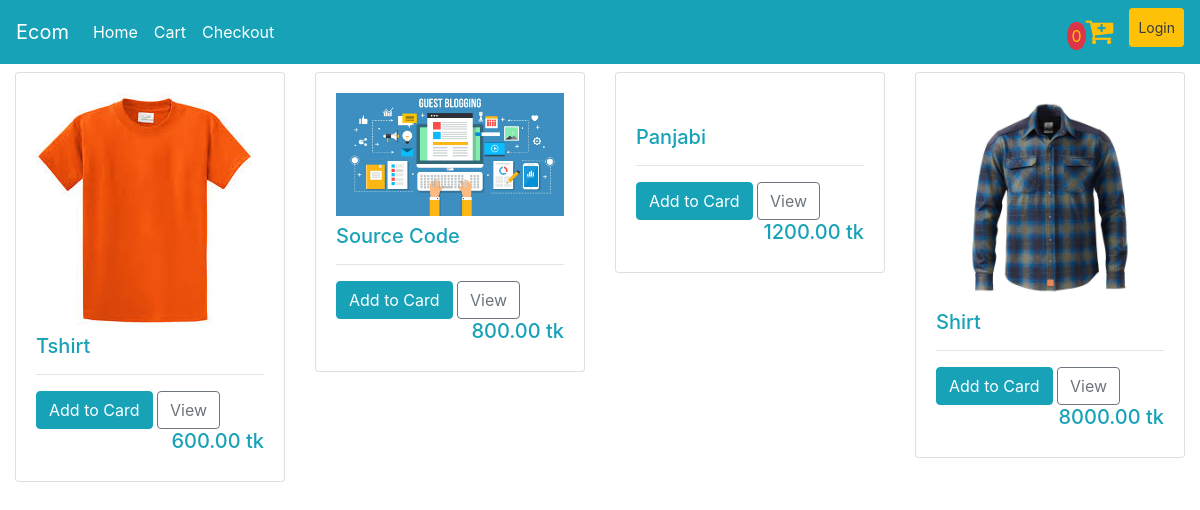
The app's page / (signed in) with its own data.
### store/models.py (models this page shows, shortened)
class Product(models.Model):
    name = models.CharField(max_length=200, null=True, blank=True)
    image = models.ImageField(upload_to='products', blank=True, null=True)
    price = models.DecimalField(max_digits=7, decimal_places=2)
    digital = models.BooleanField(default=False, null=True, blank=True)
    @property
    def imageURL(self):
        try:
            url = self.image.url
        except:
            url = ''
        return url

### store/views.py (the view)
# urls.py: path('', include('store.urls')),
def store(request):
    data = cartData(request)
    cartItems = data['cartItems']
    products = Product.objects.all()
    context = {
        'products': products,
        'cartItems': cartItems
    }
    return render(request, 'store/store.html', context)

### store/models.py (called while the page is built)
    @property
    def get_cart_items(self):
        orderitems = self.orderitem_set.all()
        total = sum([item.quantity for item in orderitems])
        return total

### store/utils.py (called while the page is built)
def cartData(request):
	if request.user.is_authenticated:
		customer = request.user.customer
		order, created = Order.objects.get_or_create(customer=customer, complete=False)
		items = order.orderitem_set.all()
		cartItems = order.get_cart_items
	else:
		cookieData = cookieCart(request)
		cartItems = cookieData['cartItems']
		order = cookieData['order']
		items = cookieData['items']
	return {'cartItems': cartItems, 'order': order, 'items': items}

### store/templates/store/store.html
{% extends './main.html' %}
{% block body %}
        <div class="container-fluid">
            <div class="row">
                {% for product in products %}
                <div class="col-lg-3">
                    <div class="card">
                        <div class="card-body">
                            <img class="img-fluid" src="{{ product.imageURL }}" alt="">
                            <h5 class="mt-2"><a class="text-info" href="">{{ product.name }}</a></h5>
                            <hr>
                            <button data-product="{{ product.id }}" data-action="add" class="btn btn-info update-cart">Add to Card</button>
                            <a href="" class="btn btn-outline-secondary">View</a>
                            <h5 class="text-info" style="float: right;">{{ product.price }} tk</h5>
                        </div>
                    </div>
                </div>
                {% endfor %}
            </div>
        </div>
{% endblock body %}

### records on screen
Product: imageURL (picture), name "Tshirt", price "600.00"
Product: imageURL (picture), name "Source Code", price "800.00"
Product: name "Panjabi", price "1200.00"
Product: imageURL (picture), name "Shirt", price "8000.00"

### other values on screen
{{ cartItems }} "0"
